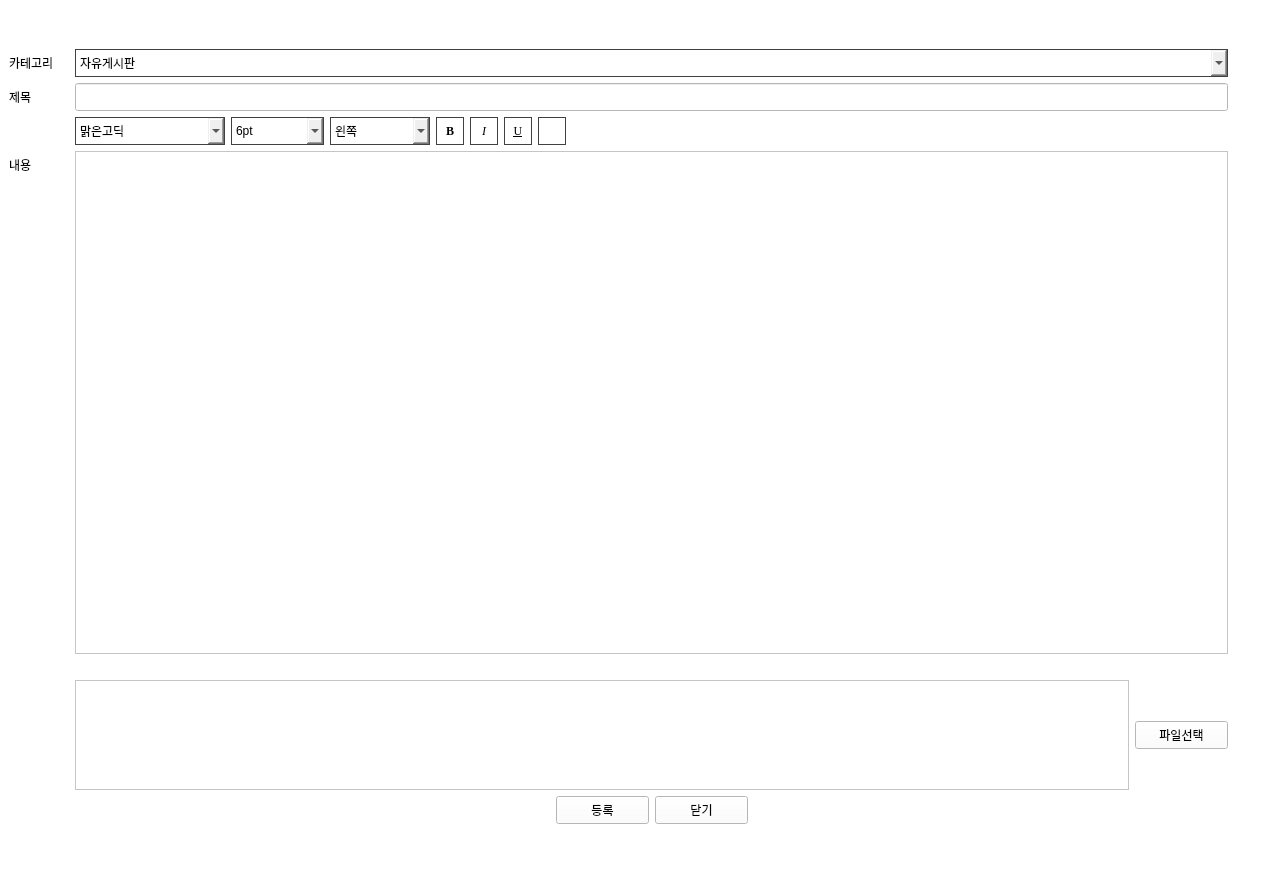
<?xml version="1.0" encoding="UTF-8"?>
<ui version="4.0">
 <class>MainWindow</class>
 <widget class="QMainWindow" name="MainWindow">
  <property name="geometry">
   <rect>
    <x>0</x>
    <y>0</y>
    <width>1277</width>
    <height>873</height>
   </rect>
  </property>
  <property name="palette">
   <palette>
    <active>
     <colorrole role="WindowText">
      <brush brushstyle="SolidPattern">
       <color alpha="255">
        <red>0</red>
        <green>0</green>
        <blue>0</blue>
       </color>
      </brush>
     </colorrole>
     <colorrole role="Button">
      <brush brushstyle="SolidPattern">
       <color alpha="255">
        <red>255</red>
        <green>255</green>
        <blue>255</blue>
       </color>
      </brush>
     </colorrole>
     <colorrole role="Light">
      <brush brushstyle="SolidPattern">
       <color alpha="255">
        <red>255</red>
        <green>255</green>
        <blue>255</blue>
       </color>
      </brush>
     </colorrole>
     <colorrole role="Midlight">
      <brush brushstyle="SolidPattern">
       <color alpha="255">
        <red>255</red>
        <green>255</green>
        <blue>255</blue>
       </color>
      </brush>
     </colorrole>
     <colorrole role="Dark">
      <brush brushstyle="SolidPattern">
       <color alpha="255">
        <red>127</red>
        <green>127</green>
        <blue>127</blue>
       </color>
      </brush>
     </colorrole>
     <colorrole role="Mid">
      <brush brushstyle="SolidPattern">
       <color alpha="255">
        <red>170</red>
        <green>170</green>
        <blue>170</blue>
       </color>
      </brush>
     </colorrole>
     <colorrole role="Text">
      <brush brushstyle="SolidPattern">
       <color alpha="255">
        <red>0</red>
        <green>0</green>
        <blue>0</blue>
       </color>
      </brush>
     </colorrole>
     <colorrole role="BrightText">
      <brush brushstyle="SolidPattern">
       <color alpha="255">
        <red>255</red>
        <green>255</green>
        <blue>255</blue>
       </color>
      </brush>
     </colorrole>
     <colorrole role="ButtonText">
      <brush brushstyle="SolidPattern">
       <color alpha="255">
        <red>0</red>
        <green>0</green>
        <blue>0</blue>
       </color>
      </brush>
     </colorrole>
     <colorrole role="Base">
      <brush brushstyle="SolidPattern">
       <color alpha="255">
        <red>255</red>
        <green>255</green>
        <blue>255</blue>
       </color>
      </brush>
     </colorrole>
     <colorrole role="Window">
      <brush brushstyle="SolidPattern">
       <color alpha="255">
        <red>255</red>
        <green>255</green>
        <blue>255</blue>
       </color>
      </brush>
     </colorrole>
     <colorrole role="Shadow">
      <brush brushstyle="SolidPattern">
       <color alpha="255">
        <red>0</red>
        <green>0</green>
        <blue>0</blue>
       </color>
      </brush>
     </colorrole>
     <colorrole role="AlternateBase">
      <brush brushstyle="SolidPattern">
       <color alpha="255">
        <red>255</red>
        <green>255</green>
        <blue>255</blue>
       </color>
      </brush>
     </colorrole>
     <colorrole role="ToolTipBase">
      <brush brushstyle="SolidPattern">
       <color alpha="255">
        <red>255</red>
        <green>255</green>
        <blue>220</blue>
       </color>
      </brush>
     </colorrole>
     <colorrole role="ToolTipText">
      <brush brushstyle="SolidPattern">
       <color alpha="255">
        <red>0</red>
        <green>0</green>
        <blue>0</blue>
       </color>
      </brush>
     </colorrole>
     <colorrole role="PlaceholderText">
      <brush brushstyle="SolidPattern">
       <color alpha="128">
        <red>0</red>
        <green>0</green>
        <blue>0</blue>
       </color>
      </brush>
     </colorrole>
    </active>
    <inactive>
     <colorrole role="WindowText">
      <brush brushstyle="SolidPattern">
       <color alpha="255">
        <red>0</red>
        <green>0</green>
        <blue>0</blue>
       </color>
      </brush>
     </colorrole>
     <colorrole role="Button">
      <brush brushstyle="SolidPattern">
       <color alpha="255">
        <red>255</red>
        <green>255</green>
        <blue>255</blue>
       </color>
      </brush>
     </colorrole>
     <colorrole role="Light">
      <brush brushstyle="SolidPattern">
       <color alpha="255">
        <red>255</red>
        <green>255</green>
        <blue>255</blue>
       </color>
      </brush>
     </colorrole>
     <colorrole role="Midlight">
      <brush brushstyle="SolidPattern">
       <color alpha="255">
        <red>255</red>
        <green>255</green>
        <blue>255</blue>
       </color>
      </brush>
     </colorrole>
     <colorrole role="Dark">
      <brush brushstyle="SolidPattern">
       <color alpha="255">
        <red>127</red>
        <green>127</green>
        <blue>127</blue>
       </color>
      </brush>
     </colorrole>
     <colorrole role="Mid">
      <brush brushstyle="SolidPattern">
       <color alpha="255">
        <red>170</red>
        <green>170</green>
        <blue>170</blue>
       </color>
      </brush>
     </colorrole>
     <colorrole role="Text">
      <brush brushstyle="SolidPattern">
       <color alpha="255">
        <red>0</red>
        <green>0</green>
        <blue>0</blue>
       </color>
      </brush>
     </colorrole>
     <colorrole role="BrightText">
      <brush brushstyle="SolidPattern">
       <color alpha="255">
        <red>255</red>
        <green>255</green>
        <blue>255</blue>
       </color>
      </brush>
     </colorrole>
     <colorrole role="ButtonText">
      <brush brushstyle="SolidPattern">
       <color alpha="255">
        <red>0</red>
        <green>0</green>
        <blue>0</blue>
       </color>
      </brush>
     </colorrole>
     <colorrole role="Base">
      <brush brushstyle="SolidPattern">
       <color alpha="255">
        <red>255</red>
        <green>255</green>
        <blue>255</blue>
       </color>
      </brush>
     </colorrole>
     <colorrole role="Window">
      <brush brushstyle="SolidPattern">
       <color alpha="255">
        <red>255</red>
        <green>255</green>
        <blue>255</blue>
       </color>
      </brush>
     </colorrole>
     <colorrole role="Shadow">
      <brush brushstyle="SolidPattern">
       <color alpha="255">
        <red>0</red>
        <green>0</green>
        <blue>0</blue>
       </color>
      </brush>
     </colorrole>
     <colorrole role="AlternateBase">
      <brush brushstyle="SolidPattern">
       <color alpha="255">
        <red>255</red>
        <green>255</green>
        <blue>255</blue>
       </color>
      </brush>
     </colorrole>
     <colorrole role="ToolTipBase">
      <brush brushstyle="SolidPattern">
       <color alpha="255">
        <red>255</red>
        <green>255</green>
        <blue>220</blue>
       </color>
      </brush>
     </colorrole>
     <colorrole role="ToolTipText">
      <brush brushstyle="SolidPattern">
       <color alpha="255">
        <red>0</red>
        <green>0</green>
        <blue>0</blue>
       </color>
      </brush>
     </colorrole>
     <colorrole role="PlaceholderText">
      <brush brushstyle="SolidPattern">
       <color alpha="128">
        <red>0</red>
        <green>0</green>
        <blue>0</blue>
       </color>
      </brush>
     </colorrole>
    </inactive>
    <disabled>
     <colorrole role="WindowText">
      <brush brushstyle="SolidPattern">
       <color alpha="255">
        <red>127</red>
        <green>127</green>
        <blue>127</blue>
       </color>
      </brush>
     </colorrole>
     <colorrole role="Button">
      <brush brushstyle="SolidPattern">
       <color alpha="255">
        <red>255</red>
        <green>255</green>
        <blue>255</blue>
       </color>
      </brush>
     </colorrole>
     <colorrole role="Light">
      <brush brushstyle="SolidPattern">
       <color alpha="255">
        <red>255</red>
        <green>255</green>
        <blue>255</blue>
       </color>
      </brush>
     </colorrole>
     <colorrole role="Midlight">
      <brush brushstyle="SolidPattern">
       <color alpha="255">
        <red>255</red>
        <green>255</green>
        <blue>255</blue>
       </color>
      </brush>
     </colorrole>
     <colorrole role="Dark">
      <brush brushstyle="SolidPattern">
       <color alpha="255">
        <red>127</red>
        <green>127</green>
        <blue>127</blue>
       </color>
      </brush>
     </colorrole>
     <colorrole role="Mid">
      <brush brushstyle="SolidPattern">
       <color alpha="255">
        <red>170</red>
        <green>170</green>
        <blue>170</blue>
       </color>
      </brush>
     </colorrole>
     <colorrole role="Text">
      <brush brushstyle="SolidPattern">
       <color alpha="255">
        <red>127</red>
        <green>127</green>
        <blue>127</blue>
       </color>
      </brush>
     </colorrole>
     <colorrole role="BrightText">
      <brush brushstyle="SolidPattern">
       <color alpha="255">
        <red>255</red>
        <green>255</green>
        <blue>255</blue>
       </color>
      </brush>
     </colorrole>
     <colorrole role="ButtonText">
      <brush brushstyle="SolidPattern">
       <color alpha="255">
        <red>127</red>
        <green>127</green>
        <blue>127</blue>
       </color>
      </brush>
     </colorrole>
     <colorrole role="Base">
      <brush brushstyle="SolidPattern">
       <color alpha="255">
        <red>255</red>
        <green>255</green>
        <blue>255</blue>
       </color>
      </brush>
     </colorrole>
     <colorrole role="Window">
      <brush brushstyle="SolidPattern">
       <color alpha="255">
        <red>255</red>
        <green>255</green>
        <blue>255</blue>
       </color>
      </brush>
     </colorrole>
     <colorrole role="Shadow">
      <brush brushstyle="SolidPattern">
       <color alpha="255">
        <red>0</red>
        <green>0</green>
        <blue>0</blue>
       </color>
      </brush>
     </colorrole>
     <colorrole role="AlternateBase">
      <brush brushstyle="SolidPattern">
       <color alpha="255">
        <red>255</red>
        <green>255</green>
        <blue>255</blue>
       </color>
      </brush>
     </colorrole>
     <colorrole role="ToolTipBase">
      <brush brushstyle="SolidPattern">
       <color alpha="255">
        <red>255</red>
        <green>255</green>
        <blue>220</blue>
       </color>
      </brush>
     </colorrole>
     <colorrole role="ToolTipText">
      <brush brushstyle="SolidPattern">
       <color alpha="255">
        <red>0</red>
        <green>0</green>
        <blue>0</blue>
       </color>
      </brush>
     </colorrole>
     <colorrole role="PlaceholderText">
      <brush brushstyle="SolidPattern">
       <color alpha="128">
        <red>0</red>
        <green>0</green>
        <blue>0</blue>
       </color>
      </brush>
     </colorrole>
    </disabled>
   </palette>
  </property>
  <property name="windowTitle">
   <string/>
  </property>
  <property name="windowIcon">
   <iconset>
    <normaloff>windowicon.jpg</normaloff>windowicon.jpg</iconset>
  </property>
  <widget class="QWidget" name="centralwidget">
   <layout class="QGridLayout" name="gridLayout">
    <item row="0" column="1">
     <spacer name="verticalSpacer">
      <property name="orientation">
       <enum>Qt::Vertical</enum>
      </property>
      <property name="sizeType">
       <enum>QSizePolicy::Fixed</enum>
      </property>
      <property name="sizeHint" stdset="0">
       <size>
        <width>20</width>
        <height>40</height>
       </size>
      </property>
     </spacer>
    </item>
    <item row="9" column="1">
     <spacer name="verticalSpacer_2">
      <property name="orientation">
       <enum>Qt::Vertical</enum>
      </property>
      <property name="sizeType">
       <enum>QSizePolicy::Fixed</enum>
      </property>
      <property name="sizeHint" stdset="0">
       <size>
        <width>20</width>
        <height>40</height>
       </size>
      </property>
     </spacer>
    </item>
    <item row="1" column="1">
     <widget class="QComboBox" name="category_combo">
      <property name="minimumSize">
       <size>
        <width>0</width>
        <height>28</height>
       </size>
      </property>
      <property name="maximumSize">
       <size>
        <width>16777215</width>
        <height>28</height>
       </size>
      </property>
      <property name="styleSheet">
       <string notr="true">border: 1px solid #414141;
</string>
      </property>
      <item>
       <property name="text">
        <string>자유게시판</string>
       </property>
      </item>
      <item>
       <property name="text">
        <string>공지사항</string>
       </property>
      </item>
      <item>
       <property name="text">
        <string>정보공유</string>
       </property>
      </item>
     </widget>
    </item>
    <item row="3" column="1">
     <layout class="QHBoxLayout" name="horizontalLayout_3">
      <item>
       <widget class="QComboBox" name="font_combo">
        <property name="minimumSize">
         <size>
          <width>150</width>
          <height>28</height>
         </size>
        </property>
        <property name="maximumSize">
         <size>
          <width>150</width>
          <height>28</height>
         </size>
        </property>
        <property name="toolTip">
         <string>&lt;html&gt;&lt;head/&gt;&lt;body&gt;&lt;p&gt;글자크기&lt;/p&gt;&lt;/body&gt;&lt;/html&gt;</string>
        </property>
        <property name="styleSheet">
         <string notr="true">border: 1px solid #414141;
</string>
        </property>
        <item>
         <property name="text">
          <string>맑은고딕</string>
         </property>
        </item>
        <item>
         <property name="text">
          <string>돋움</string>
         </property>
        </item>
        <item>
         <property name="text">
          <string>돋움체</string>
         </property>
        </item>
        <item>
         <property name="text">
          <string>굴림</string>
         </property>
        </item>
        <item>
         <property name="text">
          <string>굴림체</string>
         </property>
        </item>
        <item>
         <property name="text">
          <string>바탕</string>
         </property>
        </item>
        <item>
         <property name="text">
          <string>바탕체</string>
         </property>
        </item>
        <item>
         <property name="text">
          <string>궁서</string>
         </property>
        </item>
        <item>
         <property name="text">
          <string>Arial</string>
         </property>
        </item>
        <item>
         <property name="text">
          <string>Tahoma</string>
         </property>
        </item>
        <item>
         <property name="text">
          <string>Times New Roman</string>
         </property>
        </item>
        <item>
         <property name="text">
          <string>Verdana</string>
         </property>
        </item>
        <item>
         <property name="text">
          <string>Comic Sans MS</string>
         </property>
        </item>
        <item>
         <property name="text">
          <string>Georgia</string>
         </property>
        </item>
       </widget>
      </item>
      <item>
       <widget class="QComboBox" name="font_size_combo">
        <property name="minimumSize">
         <size>
          <width>93</width>
          <height>28</height>
         </size>
        </property>
        <property name="maximumSize">
         <size>
          <width>93</width>
          <height>28</height>
         </size>
        </property>
        <property name="toolTip">
         <string>&lt;html&gt;&lt;head/&gt;&lt;body&gt;&lt;p&gt;글자크기&lt;/p&gt;&lt;/body&gt;&lt;/html&gt;</string>
        </property>
        <property name="styleSheet">
         <string notr="true">border: 1px solid #414141;
</string>
        </property>
        <item>
         <property name="text">
          <string>6pt</string>
         </property>
        </item>
        <item>
         <property name="text">
          <string>8pt</string>
         </property>
        </item>
        <item>
         <property name="text">
          <string>9pt</string>
         </property>
        </item>
        <item>
         <property name="text">
          <string>10pt</string>
         </property>
        </item>
        <item>
         <property name="text">
          <string>11pt</string>
         </property>
        </item>
        <item>
         <property name="text">
          <string>12pt</string>
         </property>
        </item>
        <item>
         <property name="text">
          <string>14pt</string>
         </property>
        </item>
        <item>
         <property name="text">
          <string>16pt</string>
         </property>
        </item>
        <item>
         <property name="text">
          <string>18pt</string>
         </property>
        </item>
        <item>
         <property name="text">
          <string>20pt</string>
         </property>
        </item>
        <item>
         <property name="text">
          <string>22pt</string>
         </property>
        </item>
        <item>
         <property name="text">
          <string>24pt</string>
         </property>
        </item>
        <item>
         <property name="text">
          <string>26pt</string>
         </property>
        </item>
        <item>
         <property name="text">
          <string>28pt</string>
         </property>
        </item>
        <item>
         <property name="text">
          <string>36pt</string>
         </property>
        </item>
        <item>
         <property name="text">
          <string>48pt</string>
         </property>
        </item>
        <item>
         <property name="text">
          <string>72pt</string>
         </property>
        </item>
       </widget>
      </item>
      <item>
       <widget class="QComboBox" name="align_combo">
        <property name="minimumSize">
         <size>
          <width>100</width>
          <height>28</height>
         </size>
        </property>
        <property name="maximumSize">
         <size>
          <width>100</width>
          <height>28</height>
         </size>
        </property>
        <property name="palette">
         <palette>
          <active/>
          <inactive/>
          <disabled/>
         </palette>
        </property>
        <property name="toolTip">
         <string>&lt;html&gt;&lt;head/&gt;&lt;body&gt;&lt;p&gt;정렬&lt;/p&gt;&lt;/body&gt;&lt;/html&gt;</string>
        </property>
        <property name="styleSheet">
         <string notr="true">border: 1px solid #414141;
</string>
        </property>
        <item>
         <property name="text">
          <string>왼쪽</string>
         </property>
         <property name="icon">
          <iconset>
           <normaloff>left.png</normaloff>left.png</iconset>
         </property>
        </item>
        <item>
         <property name="text">
          <string>가운데</string>
         </property>
         <property name="icon">
          <iconset>
           <normaloff>center.png</normaloff>center.png</iconset>
         </property>
        </item>
        <item>
         <property name="text">
          <string>오른쪽</string>
         </property>
         <property name="icon">
          <iconset>
           <normaloff>right.png</normaloff>right.png</iconset>
         </property>
        </item>
        <item>
         <property name="text">
          <string>양쪽맞춤</string>
         </property>
         <property name="icon">
          <iconset>
           <normaloff>justify.png</normaloff>justify.png</iconset>
         </property>
        </item>
       </widget>
      </item>
      <item>
       <widget class="QToolButton" name="bold_btn">
        <property name="minimumSize">
         <size>
          <width>28</width>
          <height>28</height>
         </size>
        </property>
        <property name="maximumSize">
         <size>
          <width>28</width>
          <height>28</height>
         </size>
        </property>
        <property name="font">
         <font>
          <family>Georgia</family>
          <weight>75</weight>
          <bold>true</bold>
         </font>
        </property>
        <property name="toolTip">
         <string>&lt;html&gt;&lt;head/&gt;&lt;body&gt;&lt;p&gt;&lt;span style=&quot; font-weight:400;&quot;&gt;굵게&lt;/span&gt;&lt;/p&gt;&lt;/body&gt;&lt;/html&gt;</string>
        </property>
        <property name="styleSheet">
         <string notr="true">font-weight: bold;
border: 1px solid #414141;
</string>
        </property>
        <property name="text">
         <string>B</string>
        </property>
       </widget>
      </item>
      <item>
       <widget class="QToolButton" name="italic_btn">
        <property name="minimumSize">
         <size>
          <width>28</width>
          <height>28</height>
         </size>
        </property>
        <property name="maximumSize">
         <size>
          <width>28</width>
          <height>28</height>
         </size>
        </property>
        <property name="font">
         <font>
          <family>Georgia</family>
          <weight>50</weight>
          <italic>true</italic>
          <bold>false</bold>
         </font>
        </property>
        <property name="toolTip">
         <string>&lt;html&gt;&lt;head/&gt;&lt;body&gt;&lt;p&gt;&lt;span style=&quot; font-style:normal;&quot;&gt;기울임꼴&lt;/span&gt;&lt;/p&gt;&lt;/body&gt;&lt;/html&gt;</string>
        </property>
        <property name="styleSheet">
         <string notr="true">font-style:oblique;
border: none;
border: 1px solid #414141;
</string>
        </property>
        <property name="text">
         <string>I</string>
        </property>
       </widget>
      </item>
      <item>
       <widget class="QToolButton" name="underline_btn">
        <property name="minimumSize">
         <size>
          <width>28</width>
          <height>28</height>
         </size>
        </property>
        <property name="maximumSize">
         <size>
          <width>28</width>
          <height>28</height>
         </size>
        </property>
        <property name="font">
         <font>
          <family>Georgia</family>
          <underline>true</underline>
         </font>
        </property>
        <property name="toolTip">
         <string>&lt;html&gt;&lt;head/&gt;&lt;body&gt;&lt;p&gt;밑줄&lt;/p&gt;&lt;/body&gt;&lt;/html&gt;</string>
        </property>
        <property name="styleSheet">
         <string notr="true">text-decoration: underline;
border: none;
border: 1px solid #414141;
</string>
        </property>
        <property name="text">
         <string>U</string>
        </property>
       </widget>
      </item>
      <item>
       <widget class="QToolButton" name="image_btn">
        <property name="minimumSize">
         <size>
          <width>28</width>
          <height>28</height>
         </size>
        </property>
        <property name="maximumSize">
         <size>
          <width>28</width>
          <height>28</height>
         </size>
        </property>
        <property name="toolTip">
         <string>&lt;html&gt;&lt;head/&gt;&lt;body&gt;&lt;p&gt;이미지 첨부&lt;/p&gt;&lt;/body&gt;&lt;/html&gt;</string>
        </property>
        <property name="styleSheet">
         <string notr="true">text-decoration: underline;
border: none;
border: 1px solid #414141;
</string>
        </property>
        <property name="text">
         <string/>
        </property>
        <property name="icon">
         <iconset>
          <normaloff>image.png</normaloff>image.png</iconset>
        </property>
       </widget>
      </item>
      <item>
       <spacer name="horizontalSpacer_4">
        <property name="orientation">
         <enum>Qt::Horizontal</enum>
        </property>
        <property name="sizeHint" stdset="0">
         <size>
          <width>40</width>
          <height>20</height>
         </size>
        </property>
       </spacer>
      </item>
     </layout>
    </item>
    <item row="5" column="2">
     <spacer name="horizontalSpacer_3">
      <property name="orientation">
       <enum>Qt::Horizontal</enum>
      </property>
      <property name="sizeType">
       <enum>QSizePolicy::Fixed</enum>
      </property>
      <property name="sizeHint" stdset="0">
       <size>
        <width>40</width>
        <height>20</height>
       </size>
      </property>
     </spacer>
    </item>
    <item row="4" column="1">
     <widget class="QTextEdit" name="contents_te"/>
    </item>
    <item row="2" column="1">
     <widget class="QLineEdit" name="title_le">
      <property name="minimumSize">
       <size>
        <width>0</width>
        <height>28</height>
       </size>
      </property>
      <property name="maximumSize">
       <size>
        <width>16777215</width>
        <height>28</height>
       </size>
      </property>
     </widget>
    </item>
    <item row="4" column="0" alignment="Qt::AlignTop">
     <widget class="QLabel" name="label_4">
      <property name="minimumSize">
       <size>
        <width>60</width>
        <height>28</height>
       </size>
      </property>
      <property name="maximumSize">
       <size>
        <width>60</width>
        <height>28</height>
       </size>
      </property>
      <property name="text">
       <string>&lt;html&gt;&lt;head/&gt;&lt;body&gt;&lt;p&gt;내용&lt;/p&gt;&lt;/body&gt;&lt;/html&gt;</string>
      </property>
     </widget>
    </item>
    <item row="2" column="0" alignment="Qt::AlignHCenter">
     <widget class="QLabel" name="label_2">
      <property name="minimumSize">
       <size>
        <width>60</width>
        <height>28</height>
       </size>
      </property>
      <property name="maximumSize">
       <size>
        <width>60</width>
        <height>28</height>
       </size>
      </property>
      <property name="text">
       <string>&lt;html&gt;&lt;head/&gt;&lt;body&gt;&lt;p&gt;제목&lt;/p&gt;&lt;/body&gt;&lt;/html&gt;</string>
      </property>
     </widget>
    </item>
    <item row="6" column="1">
     <layout class="QHBoxLayout" name="fileLay">
      <item>
       <widget class="QTableWidget" name="file">
        <property name="minimumSize">
         <size>
          <width>0</width>
          <height>0</height>
         </size>
        </property>
        <property name="maximumSize">
         <size>
          <width>16777215</width>
          <height>110</height>
         </size>
        </property>
        <property name="editTriggers">
         <set>QAbstractItemView::NoEditTriggers</set>
        </property>
        <property name="tabKeyNavigation">
         <bool>true</bool>
        </property>
        <property name="dragDropOverwriteMode">
         <bool>false</bool>
        </property>
        <property name="cornerButtonEnabled">
         <bool>false</bool>
        </property>
        <attribute name="horizontalHeaderVisible">
         <bool>false</bool>
        </attribute>
        <attribute name="verticalHeaderVisible">
         <bool>false</bool>
        </attribute>
        <column>
         <property name="text">
          <string>파일명</string>
         </property>
        </column>
        <column>
         <property name="text">
          <string>삭제</string>
         </property>
        </column>
       </widget>
      </item>
      <item>
       <widget class="QPushButton" name="file_btn">
        <property name="minimumSize">
         <size>
          <width>93</width>
          <height>28</height>
         </size>
        </property>
        <property name="maximumSize">
         <size>
          <width>93</width>
          <height>28</height>
         </size>
        </property>
        <property name="text">
         <string>파일선택</string>
        </property>
       </widget>
      </item>
     </layout>
    </item>
    <item row="7" column="1">
     <layout class="QHBoxLayout" name="horizontalLayout">
      <item>
       <spacer name="horizontalSpacer">
        <property name="orientation">
         <enum>Qt::Horizontal</enum>
        </property>
        <property name="sizeHint" stdset="0">
         <size>
          <width>40</width>
          <height>20</height>
         </size>
        </property>
       </spacer>
      </item>
      <item>
       <widget class="QPushButton" name="submitBtn">
        <property name="minimumSize">
         <size>
          <width>93</width>
          <height>28</height>
         </size>
        </property>
        <property name="maximumSize">
         <size>
          <width>93</width>
          <height>28</height>
         </size>
        </property>
        <property name="text">
         <string>등록</string>
        </property>
       </widget>
      </item>
      <item>
       <widget class="QPushButton" name="cnlBtn">
        <property name="minimumSize">
         <size>
          <width>93</width>
          <height>28</height>
         </size>
        </property>
        <property name="maximumSize">
         <size>
          <width>93</width>
          <height>28</height>
         </size>
        </property>
        <property name="text">
         <string>닫기</string>
        </property>
       </widget>
      </item>
      <item>
       <spacer name="horizontalSpacer_2">
        <property name="orientation">
         <enum>Qt::Horizontal</enum>
        </property>
        <property name="sizeHint" stdset="0">
         <size>
          <width>40</width>
          <height>20</height>
         </size>
        </property>
       </spacer>
      </item>
     </layout>
    </item>
    <item row="1" column="0">
     <widget class="QLabel" name="label">
      <property name="text">
       <string>&lt;html&gt;&lt;head/&gt;&lt;body&gt;&lt;p&gt;카테고리&lt;/p&gt;&lt;/body&gt;&lt;/html&gt;</string>
      </property>
     </widget>
    </item>
   </layout>
  </widget>
 </widget>
 <resources/>
 <connections/>
</ui>
